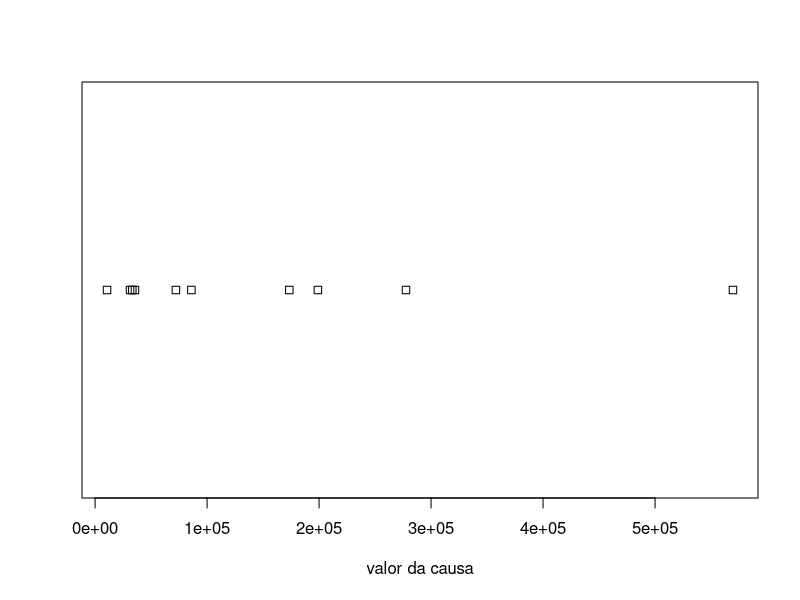
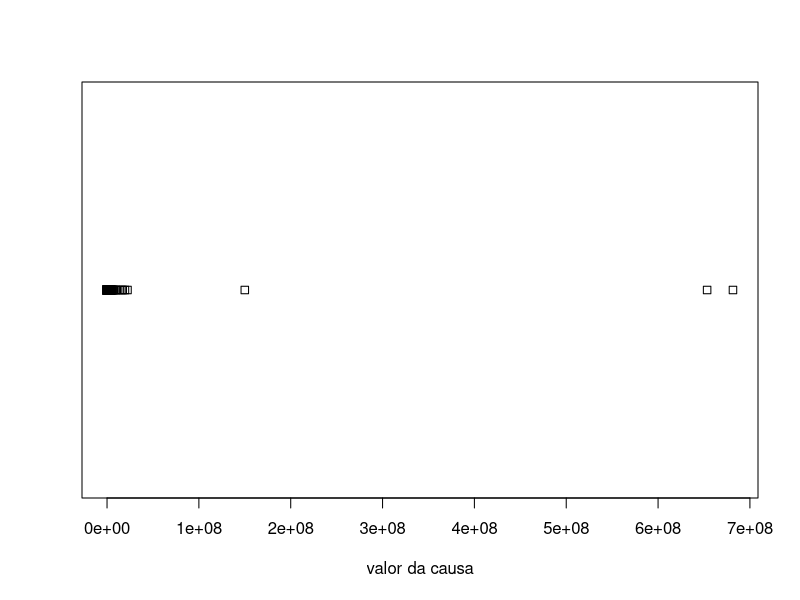
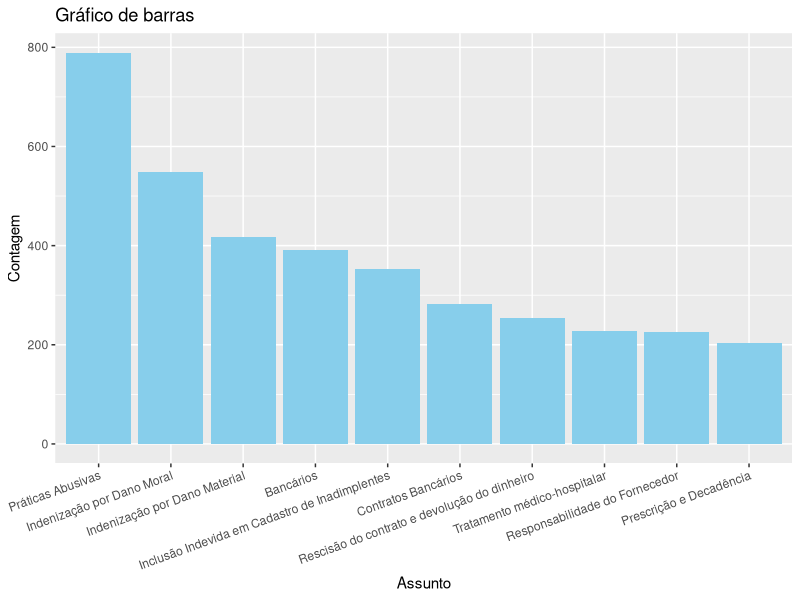
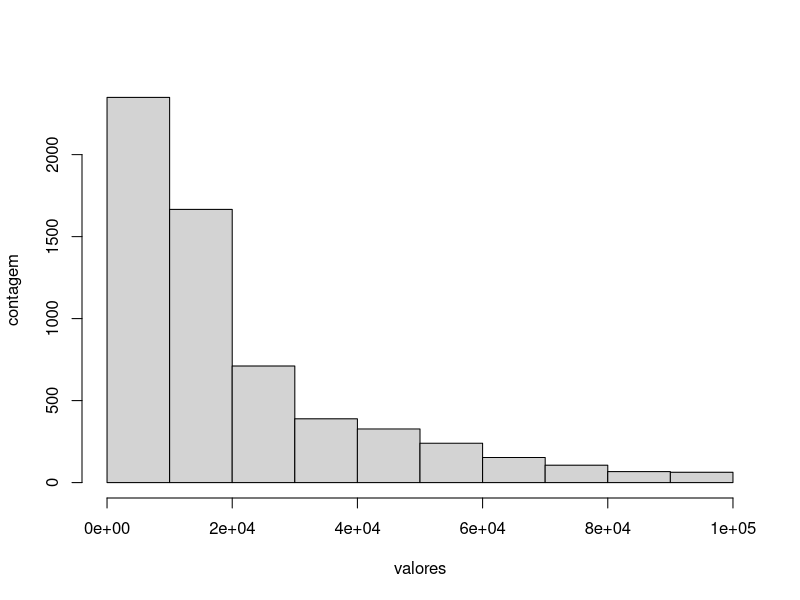
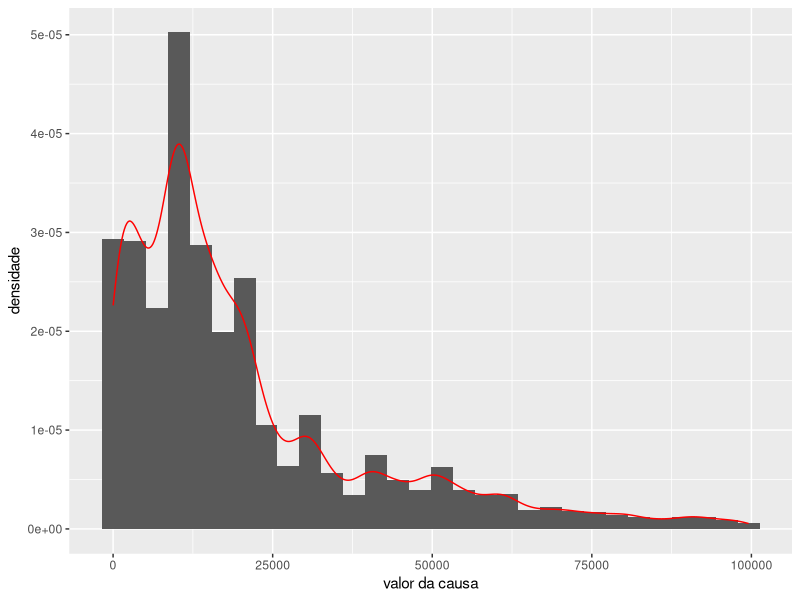
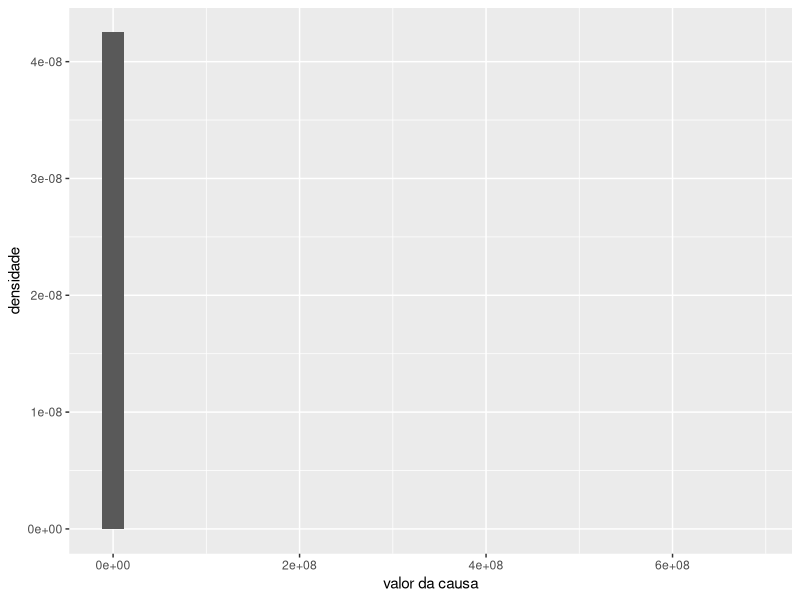
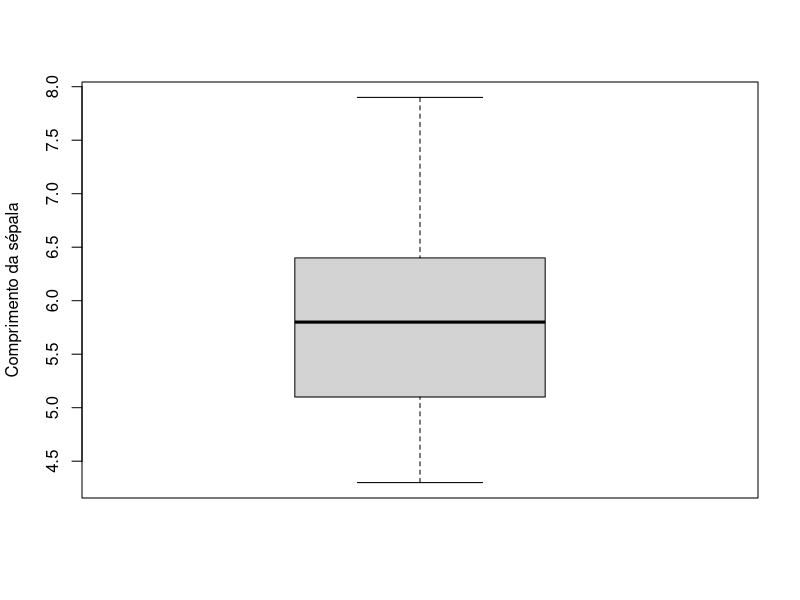
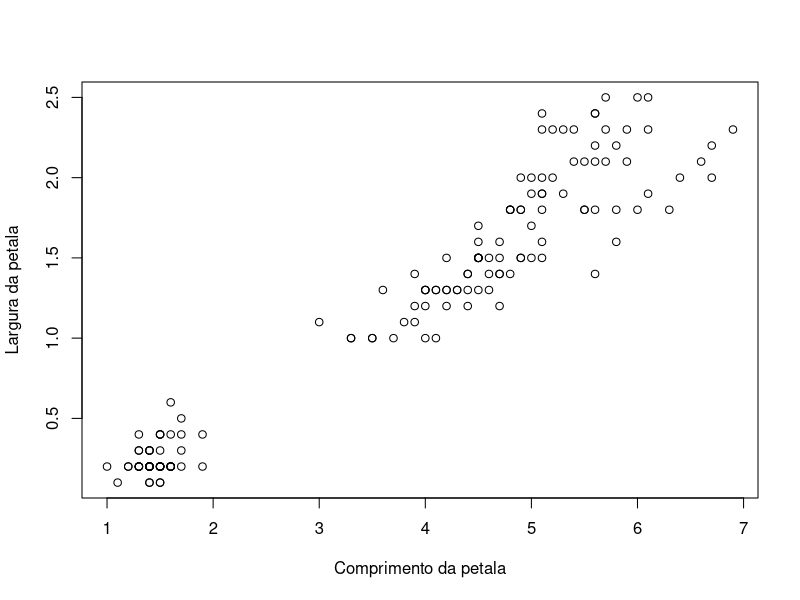

The R source for these figures, in order:
## ---- chunk 1
require(tidyverse)
require(readxl)
data = read_xlsx("./dados_civeis.xlsx") %>% 
  select(-processo_por_dependencia)
normais = data$valor_numerico
data$valor_numerico[1:100]
## ---- chunk 2
mean(data$valor_numerico, na.rm = TRUE)
## ---- chunk 3
median(data$valor_numerico, na.rm = TRUE)
## ---- chunk 4
 dados = c(0, 0.1, 0.1, 0.2, 0.25, 0.5, 0.7, 0.9, 1.1, 10000)
 c(mean(dados), median(dados))
## ---- chunk 5
table(data$classe_info)
## ---- chunk 6
 max(data$valor_numerico, na.rm = TRUE) - min(data$valor_numerico, na.rm = TRUE)
## ---- chunk 7
sum(data$valor_numerico > 10^8, na.rm = TRUE)
sum(data$valor_numerico > 10^7, na.rm = TRUE)
sum(data$valor_numerico > 10^6, na.rm = TRUE)
## ---- chunk 8
c(var(data$valor_numerico, na.rm = TRUE), sd(data$valor_numerico, na.rm = TRUE))
## ---- chunk 9
aux = quantile(data$valor_numerico, c(0.25, 0.5, 0.75), na.rm = TRUE)
aux
## ---- chunk 10
quantile(data$valor_numerico, c(0.025, 0.975), na.rm = TRUE)
## ---- chunk 11
summary(data$valor_numerico)
## ---- chunk 12
stripchart(data$valor_numerico[1:10], xlab="valor da causa")
## ---- chunk 13
stripchart(data$valor_numerico, xlab="valor da causa")
## ---- chunk 14
contagens = sort(table(data$assunto_info), decreasing = TRUE)[1:10]
tibble(assunto = names(contagens), contagens) %>%
  ggplot(aes(x = reorder(assunto, contagens, decreasing = TRUE), y = contagens)) +
  geom_bar(stat = "identity", fill = "skyblue") +
  labs(title = "Gráfico de barras", x = "Assunto", y = "Contagem") +
  theme(axis.text.x = element_text(angle = 20, hjust = 1))
## ---- chunk 15
data %>% 
  filter(valor_numerico < 10^5) %>% 
  select(valor_numerico) %>% 
  unlist() %>% 
  hist(xlab="valores", ylab="contagem", main = "")

## ---- chunk 16
data %>% 
  filter(valor_numerico < 10^5) %>% 
  ggplot(aes(x = valor_numerico)) + 
  geom_histogram(aes(y=..density..)) +
  geom_density(color="red") +
  xlab("valor da causa") + 
  ylab("densidade")
## ---- chunk 17
data %>% 
  ggplot(aes(x = valor_numerico)) + 
geom_histogram(aes(y=..density..)) +
xlab("valor da causa") + ylab("densidade")
## ---- chunk 18
boxplot(iris$Sepal.Length, ylab = "Comprimento da sépala")
## ---- chunk 19
#ggplot(aes(y = efeito, 
#           x = nitrato, 
#           color = nitrato), 
#       data = adubo) + 
#geom_boxplot()
## ---- chunk 20
#ggplot(aes(y = efeito, 
#           x = fosfato,
#           color = fosfato), 
#       data = adubo) + geom_boxplot()
## ---- chunk 21
plot(iris$Petal.Length, iris$Petal.Width,
     xlab="Comprimento da petala",
     ylab="Largura da petala")
## ---- chunk 22
ggplot(aes(x = Petal.Length , y = Petal.Width),
       data = iris) +
geom_point(color='blue') +
geom_smooth(method='lm', color = "red") +
xlab("Comprimento da petala") +
ylab("Largura da petala")
## ---- chunk 23
alturas = c(149, 163, 168, 169, 172, 173, 175, 180, 181)
print(alturas)
